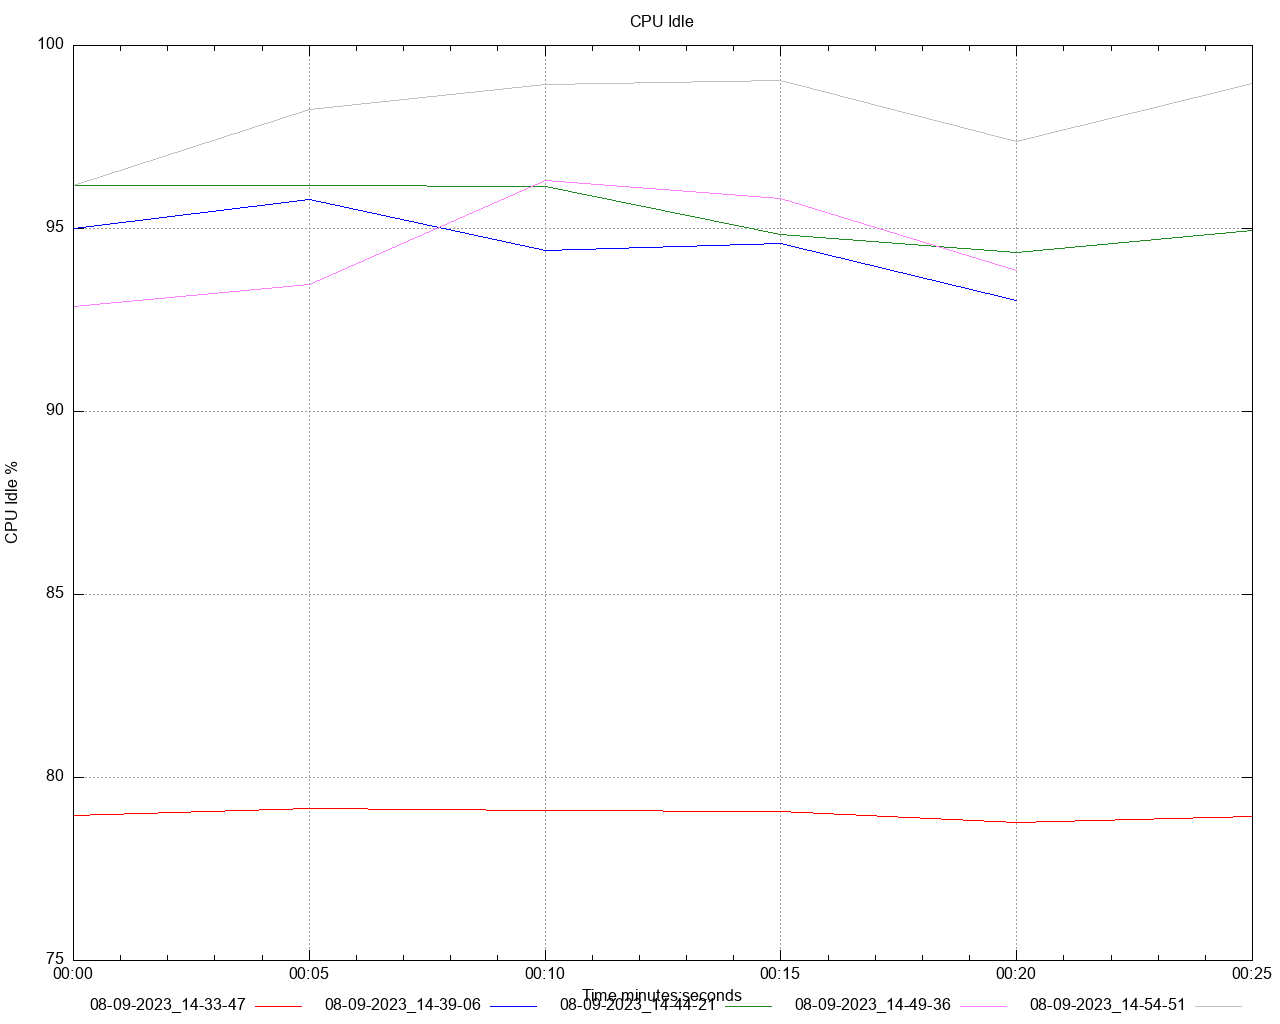

The script that saved this image:
set title 'CPU Idle' noenhanced
set style data lines
set datafile separator ","
set terminal png size 1280,1024
set grid
set key below
set xdata time
set timefmt "%s"
offset = 0
t0(x)=(offset=($0==0) ? x : offset, x - offset)
set xlabel 'Time minutes:seconds'
set ylabel 'CPU Idle %'
set output '/Users/gbarnett/git/hazelcast-simulator/atomiclong-3node-member/atomicreference/dstat/cpu_idle_A1.png'
plot \
   '/Users/gbarnett/git/hazelcast-simulator/atomiclong-3node-member/atomicreference/data/cpu_idle_A1_1.data' using (t0(timecolumn(1))):2 title "08-09-2023_14-33-47" noenhanced lt rgb "red", \
   '/Users/gbarnett/git/hazelcast-simulator/atomiclong-3node-member/atomicreference/data/cpu_idle_A1_2.data' using (t0(timecolumn(1))):2 title "08-09-2023_14-39-06" noenhanced lt rgb "blue", \
   '/Users/gbarnett/git/hazelcast-simulator/atomiclong-3node-member/atomicreference/data/cpu_idle_A1_3.data' using (t0(timecolumn(1))):2 title "08-09-2023_14-44-21" noenhanced lt rgb "forest-green", \
   '/Users/gbarnett/git/hazelcast-simulator/atomiclong-3node-member/atomicreference/data/cpu_idle_A1_4.data' using (t0(timecolumn(1))):2 title "08-09-2023_14-49-36" noenhanced lt rgb "orchid", \
   '/Users/gbarnett/git/hazelcast-simulator/atomiclong-3node-member/atomicreference/data/cpu_idle_A1_5.data' using (t0(timecolumn(1))):2 title "08-09-2023_14-54-51" noenhanced lt rgb "grey", \
